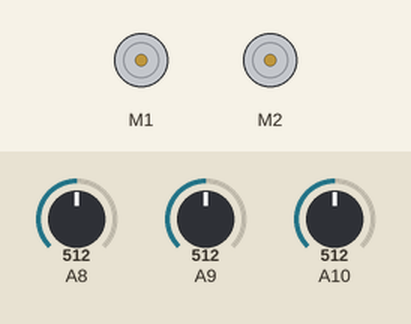
This sketch was run on a simulated Arduino Mega 2560, built with avr-gcc and run on an emulated ATmega2560. On the bench: 2 × DC motor (green arrow = forward, orange = backward, longer = faster). The inputs (shaded band) are chosen by the test bench; at power-on: A8 = 512, A10 = 512, A9 = 512.

Above: at 1.2 s.
1.3 s: A8 set to 734
2.8 s: A8 set to 764
At 3.1 s:
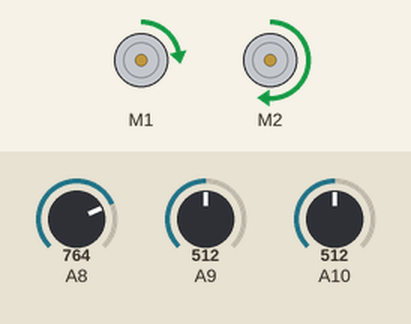
4.3 s: A10 set to 733
5.8 s: A10 set to 762
At 6.9 s:
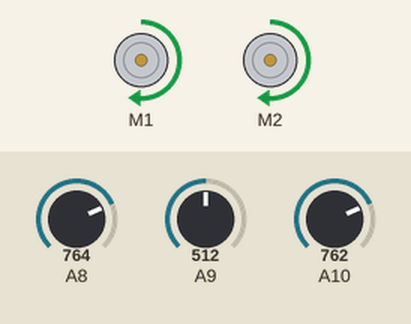
7.3 s: A8 set to 716
At 7.7 s:
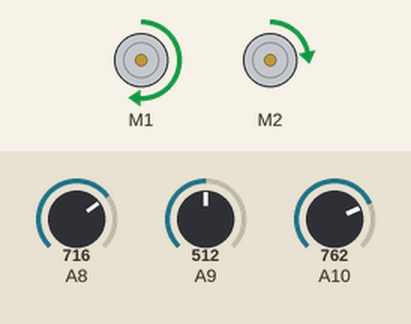
8.8 s: A8 set to 900
At 9.2 s:
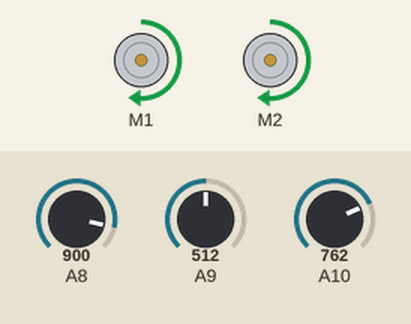
Timing chart, 0 to 11.3 s (numbered marks = the images above; inputs shaded):
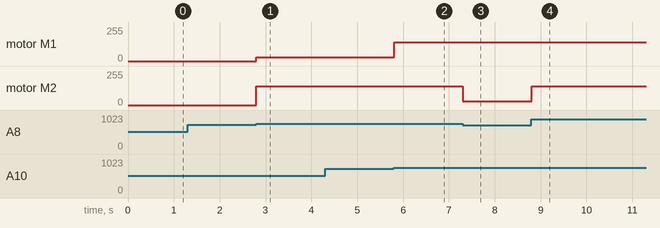

Measured:
- the behaviour switches between 750 and 751 on A8 (found by bisection; images 0 and 1)
- the behaviour switches between 750 and 751 on A10 (found by bisection; images 1 and 2)
- after the input at 1.3 s, every drawn part: stays the same
- after the input at 2.8 s, motor M1: stopped → forward 30/255 at once; motor M2: stopped → forward 140/255 at once
- after the input at 4.3 s, every drawn part: stays the same
- after the input at 5.8 s, motor M1: forward 30/255 → forward 140/255 at once
- after the input at 7.3 s, motor M2: forward 140/255 → forward 30/255 at once
- after the input at 8.8 s, motor M2: forward 30/255 → forward 140/255 at once

The sketch:

cizgi_takip_eden_robot.ino
```cpp
 #include <AFMotor.h>

  int rightSensor, leftSensor, middleSensor;
  int stableValue = 750;   //CNY70 sensörlerinde alınan değere göre siyah ve beyaz ayrımı için en stabil değer

  AF_DCMotor l_motor(1, MOTOR12_64KHZ); //Motor Sürücüsüne bağlı motorları nesne olarak üretiyoruz
  AF_DCMotor r_motor(2, MOTOR12_64KHZ);

  int drc; // -1 -> sola , 1 -> sağa 0 -> düz
  int count;

  void setup() {
   Serial.begin(9600);

   drc = 0;

  }

  void runMotor( int left , int right  ){  //Motorlara çalışma komutunu verdiğimiz fonksiyon
      l_motor.setSpeed(left);       //Sol motorun gelen değere göre hızını ayarlayan komut
      l_motor.run(FORWARD);         //Sol motorun ileri yönde dönmesini sağlayan komut
      r_motor.setSpeed(right);
      r_motor.run(FORWARD);
    }

  void  turnDr( int drct ){
    readValues();     //Değerler okunur
    //Bu fonksiyon araç hızlı gelip dönüşü algıladıktan sonra çizgiden çıkarsa en son gördüğü dönüşe doğru dönmesini sağlar
    if( (rightSensor > stableValue)&&((middleSensor > stableValue ) && (leftSensor > stableValue) ) ){  //3 sensörde beyaz görüyorsa çalışır

              if( drct == -1 ){     //En son dönüş olup olmadığı sorgulanıyor

                  runMotor( 40 , 150 );

                }else if( drct == 1 ){
                  runMotor( 150 , 40 );
                  }

              }

              delay(5);   //Ardunio'nun 5 milisaniye beklemesini sağlıyoruz

    }
  void readValues(){

        /*
          burada sensör değerleri okunup atanıyor...
        */
     rightSensor = analogRead(A8);
     middleSensor = analogRead(A9);
     leftSensor = analogRead(A10);

    }

  void loop() {

   readValues();


  if( (leftSensor > stableValue ) && (rightSensor > stableValue) ) { //Eğer sol ve sağ sensör beyaz algılıyorsa çalışır
       runMotor(140,140);                                            //2 motora eşit güç verilir

  } else if( (leftSensor < stableValue)&& (rightSensor > stableValue)  ){ //Eğer sol siyah sağ beyaz algılıyorsa çalışır
       runMotor(30,140);                                                  //Sola dönüş için sol motorun gücü düşürülür
       delay( 5 );
       drc = -1;                                                          //Direction değişkenin sola döndüğümüz için -1 değeri verilir
       turnDr( drc );                                                     //Fonksiyona yönlendirilir
       readValues();


  } else if( (leftSensor > stableValue)&& (rightSensor < stableValue) ){  //Sol sensör beyaz sağ siyah algılarsa çalışır
       runMotor(140,30);
       delay( 5 );
       drc = 1;
       turnDr( drc );
       readValues();

  }  else if( rightSensor > stableValue && middleSensor > stableValue  && leftSensor > stableValue ){  //Bütün sensörler beyaz algılarsa çizgi bitmiş olma ihtimalinden motorlar durdurulur. Diğer ihtimal turnDr() fonksiyonuyla çözülür.
       runMotor(0,0);
       delay( 5 );
       drc = 0;
       turnDr( drc );
  }


  }
```
